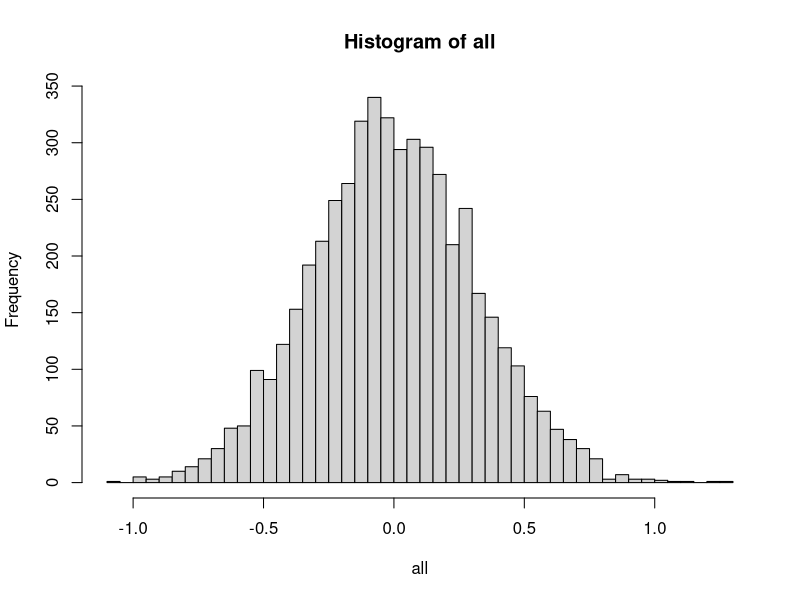

This chart was generated by the following R code:
## ---- chunk 1
n <- 5000
m <- 10
set.seed(0)
dist <- "normal"

all <- c()
for (i in 1:n) {
  if (dist == "normal") {
    x <- rnorm(m)
  } else {
    x <- runif(m)
  }
  all <- c(mean(x), all)
}

hist(all, breaks = sqrt(n))
